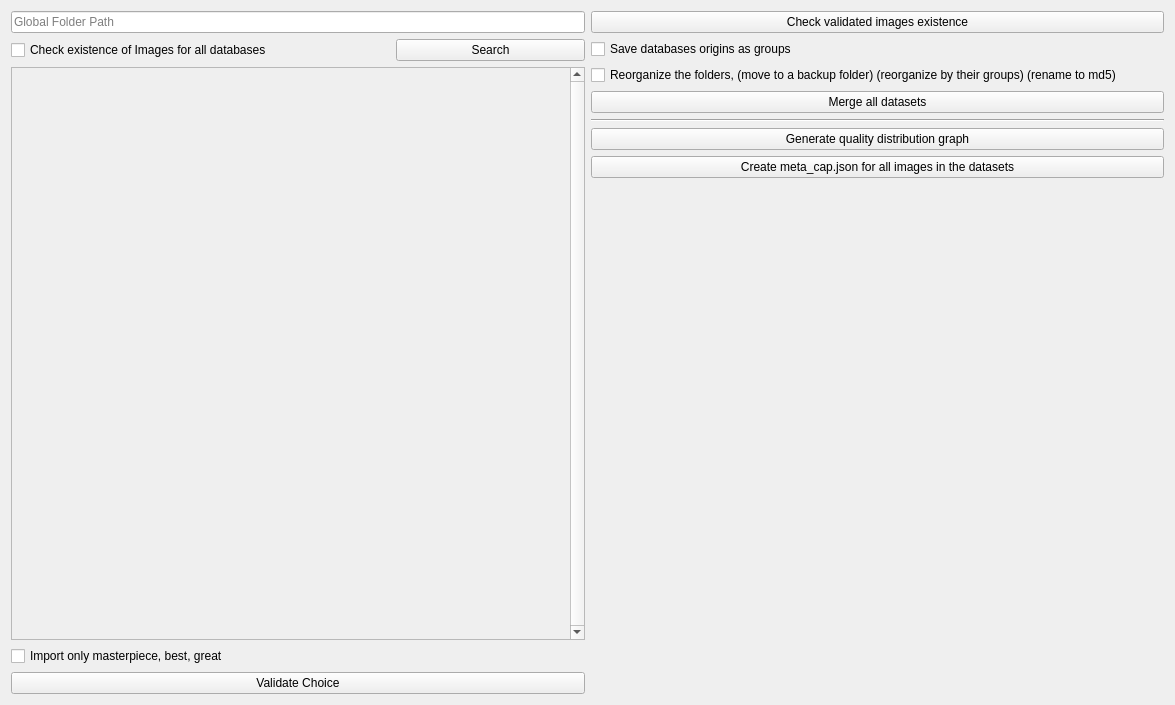
<?xml version="1.0" encoding="UTF-8"?>
<ui version="4.0">
 <class>Form</class>
 <widget class="QWidget" name="Form">
  <property name="geometry">
   <rect>
    <x>0</x>
    <y>0</y>
    <width>1175</width>
    <height>705</height>
   </rect>
  </property>
  <property name="windowTitle">
   <string>Form</string>
  </property>
  <layout class="QGridLayout" name="gridLayout_5">
   <item row="0" column="0">
    <layout class="QGridLayout" name="gridLayout">
     <item row="2" column="0" colspan="3">
      <widget class="QScrollArea" name="scrollArea_databases">
       <property name="verticalScrollBarPolicy">
        <enum>Qt::ScrollBarAlwaysOn</enum>
       </property>
       <property name="horizontalScrollBarPolicy">
        <enum>Qt::ScrollBarAlwaysOff</enum>
       </property>
       <property name="widgetResizable">
        <bool>true</bool>
       </property>
       <property name="alignment">
        <set>Qt::AlignHCenter|Qt::AlignTop</set>
       </property>
       <widget class="QWidget" name="scrollAreaWidgetContents">
        <property name="geometry">
         <rect>
          <x>0</x>
          <y>0</y>
          <width>563</width>
          <height>606</height>
         </rect>
        </property>
        <property name="sizePolicy">
         <sizepolicy hsizetype="Expanding" vsizetype="Expanding">
          <horstretch>0</horstretch>
          <verstretch>0</verstretch>
         </sizepolicy>
        </property>
       </widget>
      </widget>
     </item>
     <item row="3" column="0" colspan="3">
      <widget class="QCheckBox" name="checkBox_import_best_great">
       <property name="toolTip">
        <string>import only images that contains the 3 top quality tags, choose before validating choice</string>
       </property>
       <property name="text">
        <string>Import only masterpiece, best, great</string>
       </property>
      </widget>
     </item>
     <item row="1" column="2">
      <widget class="QPushButton" name="pushButton_search">
       <property name="toolTip">
        <string>search and load the databases in the selected folder</string>
       </property>
       <property name="text">
        <string>Search</string>
       </property>
      </widget>
     </item>
     <item row="0" column="0" colspan="3">
      <widget class="QLineEdit" name="lineEdit_global_folder_path">
       <property name="toolTip">
        <string>path to the global database folder thet should contains databases</string>
       </property>
       <property name="inputMask">
        <string/>
       </property>
       <property name="placeholderText">
        <string>Global Folder Path</string>
       </property>
      </widget>
     </item>
     <item row="1" column="0" colspan="2">
      <widget class="QCheckBox" name="checkBox_presearch_existence_of_images">
       <property name="toolTip">
        <string>when loading check if the images in the databases exists, more powerful than the button on the right panel</string>
       </property>
       <property name="text">
        <string>Check existence of Images for all databases</string>
       </property>
      </widget>
     </item>
     <item row="4" column="0" colspan="3">
      <widget class="QPushButton" name="pushButton_validate_choice">
       <property name="toolTip">
        <string>selecte the images from the databases and store the choice</string>
       </property>
       <property name="text">
        <string>Validate Choice</string>
       </property>
      </widget>
     </item>
    </layout>
   </item>
   <item row="0" column="1">
    <layout class="QVBoxLayout" name="verticalLayout">
     <item>
      <widget class="QPushButton" name="pushButton_images_existence">
       <property name="toolTip">
        <string>check if the validated images exists, simple check</string>
       </property>
       <property name="text">
        <string>Check validated images existence</string>
       </property>
      </widget>
     </item>
     <item>
      <widget class="QCheckBox" name="checkBox_save_databases_as_groups">
       <property name="toolTip">
        <string>if not selected the images won't belong to any group</string>
       </property>
       <property name="text">
        <string>Save databases origins as groups</string>
       </property>
      </widget>
     </item>
     <item>
      <widget class="QCheckBox" name="checkBox_reorganize_folder">
       <property name="toolTip">
        <string>destructive, move a lot of files, could fail if images don't exist or for other reasons, </string>
       </property>
       <property name="text">
        <string>Reorganize the folders, (move to a backup folder) (reorganize by their groups) (rename to md5)</string>
       </property>
      </widget>
     </item>
     <item>
      <widget class="QPushButton" name="pushButton_merge_datasets">
       <property name="toolTip">
        <string>Create the database.json and saves it</string>
       </property>
       <property name="text">
        <string>Merge all datasets</string>
       </property>
      </widget>
     </item>
     <item>
      <widget class="Line" name="line">
       <property name="orientation">
        <enum>Qt::Horizontal</enum>
       </property>
      </widget>
     </item>
     <item>
      <widget class="QPushButton" name="pushButton_generate_quality_graph">
       <property name="toolTip">
        <string>not implemented</string>
       </property>
       <property name="text">
        <string>Generate quality distribution graph</string>
       </property>
      </widget>
     </item>
     <item>
      <widget class="QPushButton" name="pushButton_create_metacap">
       <property name="toolTip">
        <string>not implemented</string>
       </property>
       <property name="text">
        <string>Create meta_cap.json for all images in the datasets</string>
       </property>
      </widget>
     </item>
     <item>
      <spacer name="verticalSpacer">
       <property name="orientation">
        <enum>Qt::Vertical</enum>
       </property>
       <property name="sizeHint" stdset="0">
        <size>
         <width>20</width>
         <height>40</height>
        </size>
       </property>
      </spacer>
     </item>
    </layout>
   </item>
  </layout>
 </widget>
 <resources/>
 <connections/>
</ui>
